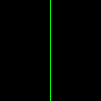

This figure's Python source:
""" Challenge: Make flat vertical line in the center of the image. """

import sys
from PIL import Image, ImageDraw

# Setup
img_width = 101
img_height = 101
img = Image.new("RGB", (img_width, img_height))
img1 = ImageDraw.Draw(img)

# Draw
for y in range(101):
    img1.point((img_width // 2, y), fill='lime')

# Saves the picture
img_path = sys.argv[0].split('.')[0]+'.png'
img.save(img_path)
print(f'Saved {img_path}')
img.show()
